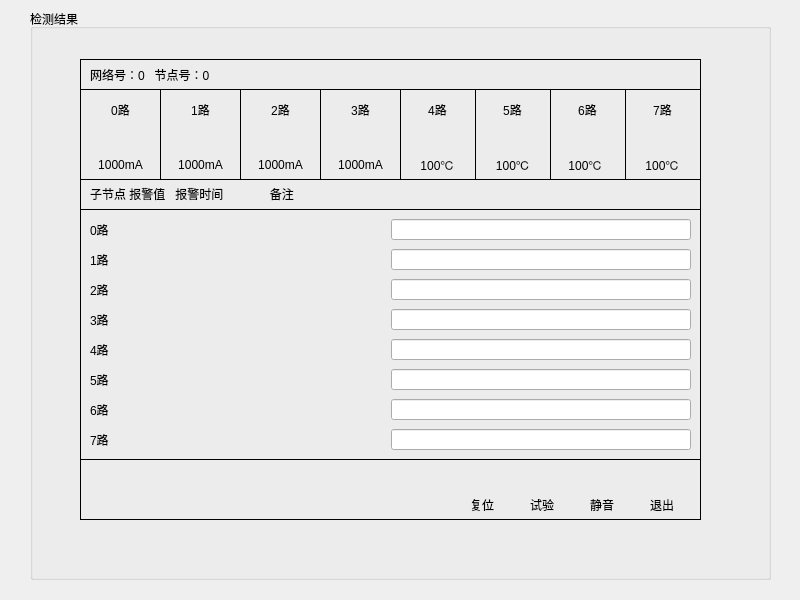
<?xml version="1.0" encoding="UTF-8"?>
<ui version="4.0">
 <class>NodeStatus</class>
 <widget class="QWidget" name="NodeStatus">
  <property name="geometry">
   <rect>
    <x>0</x>
    <y>0</y>
    <width>800</width>
    <height>600</height>
   </rect>
  </property>
  <property name="windowTitle">
   <string>检测结果</string>
  </property>
  <property name="windowIcon">
   <iconset>
    <normaloff>:/img/images/nodeMode.png</normaloff>:/img/images/nodeMode.png</iconset>
  </property>
  <property name="styleSheet">
   <string notr="true">font: 12pt &quot;Sans Serif&quot;;</string>
  </property>
  <widget class="QGroupBox" name="groupBox">
   <property name="geometry">
    <rect>
     <x>30</x>
     <y>9</y>
     <width>741</width>
     <height>571</height>
    </rect>
   </property>
   <property name="title">
    <string>检测结果</string>
   </property>
   <widget class="QFrame" name="frame_2">
    <property name="geometry">
     <rect>
      <x>50</x>
      <y>50</y>
      <width>621</width>
      <height>31</height>
     </rect>
    </property>
    <property name="frameShape">
     <enum>QFrame::Box</enum>
    </property>
    <property name="frameShadow">
     <enum>QFrame::Plain</enum>
    </property>
    <widget class="QLabel" name="lblThis">
     <property name="geometry">
      <rect>
       <x>10</x>
       <y>1</y>
       <width>601</width>
       <height>30</height>
      </rect>
     </property>
     <property name="text">
      <string>网络号：0   节点号：0  </string>
     </property>
    </widget>
   </widget>
   <widget class="QFrame" name="frame_5">
    <property name="geometry">
     <rect>
      <x>50</x>
      <y>450</y>
      <width>621</width>
      <height>61</height>
     </rect>
    </property>
    <property name="frameShape">
     <enum>QFrame::Box</enum>
    </property>
    <property name="frameShadow">
     <enum>QFrame::Plain</enum>
    </property>
    <widget class="QPushButton" name="btn_close">
     <property name="enabled">
      <bool>true</bool>
     </property>
     <property name="geometry">
      <rect>
       <x>565</x>
       <y>5</y>
       <width>41</width>
       <height>31</height>
      </rect>
     </property>
     <property name="focusPolicy">
      <enum>Qt::NoFocus</enum>
     </property>
     <property name="text">
      <string/>
     </property>
     <property name="icon">
      <iconset resource="../../img.qrc">
       <normaloff>:/img/images/btn1.png</normaloff>:/img/images/btn1.png</iconset>
     </property>
     <property name="iconSize">
      <size>
       <width>32</width>
       <height>32</height>
      </size>
     </property>
     <property name="autoDefault">
      <bool>false</bool>
     </property>
     <property name="default">
      <bool>false</bool>
     </property>
     <property name="flat">
      <bool>true</bool>
     </property>
    </widget>
    <widget class="QLabel" name="label_12">
     <property name="geometry">
      <rect>
       <x>450</x>
       <y>35</y>
       <width>31</width>
       <height>21</height>
      </rect>
     </property>
     <property name="text">
      <string>试验</string>
     </property>
    </widget>
    <widget class="QLabel" name="label_10">
     <property name="geometry">
      <rect>
       <x>390</x>
       <y>35</y>
       <width>31</width>
       <height>21</height>
      </rect>
     </property>
     <property name="text">
      <string>复位</string>
     </property>
    </widget>
    <widget class="QLabel" name="label_13">
     <property name="geometry">
      <rect>
       <x>570</x>
       <y>35</y>
       <width>31</width>
       <height>21</height>
      </rect>
     </property>
     <property name="text">
      <string>退出</string>
     </property>
    </widget>
    <widget class="QPushButton" name="btn_try">
     <property name="enabled">
      <bool>true</bool>
     </property>
     <property name="geometry">
      <rect>
       <x>445</x>
       <y>5</y>
       <width>41</width>
       <height>31</height>
      </rect>
     </property>
     <property name="focusPolicy">
      <enum>Qt::NoFocus</enum>
     </property>
     <property name="text">
      <string/>
     </property>
     <property name="icon">
      <iconset resource="../../img.qrc">
       <normaloff>:/img/images/btn1.png</normaloff>:/img/images/btn1.png</iconset>
     </property>
     <property name="iconSize">
      <size>
       <width>32</width>
       <height>32</height>
      </size>
     </property>
     <property name="autoDefault">
      <bool>false</bool>
     </property>
     <property name="default">
      <bool>false</bool>
     </property>
     <property name="flat">
      <bool>true</bool>
     </property>
    </widget>
    <widget class="QPushButton" name="btn_reset">
     <property name="enabled">
      <bool>true</bool>
     </property>
     <property name="geometry">
      <rect>
       <x>385</x>
       <y>5</y>
       <width>41</width>
       <height>31</height>
      </rect>
     </property>
     <property name="focusPolicy">
      <enum>Qt::NoFocus</enum>
     </property>
     <property name="text">
      <string/>
     </property>
     <property name="icon">
      <iconset resource="../../img.qrc">
       <normaloff>:/img/images/btn1.png</normaloff>:/img/images/btn1.png</iconset>
     </property>
     <property name="iconSize">
      <size>
       <width>32</width>
       <height>32</height>
      </size>
     </property>
     <property name="autoDefault">
      <bool>false</bool>
     </property>
     <property name="default">
      <bool>false</bool>
     </property>
     <property name="flat">
      <bool>true</bool>
     </property>
    </widget>
    <widget class="QLabel" name="label_16">
     <property name="geometry">
      <rect>
       <x>510</x>
       <y>35</y>
       <width>31</width>
       <height>21</height>
      </rect>
     </property>
     <property name="text">
      <string>静音</string>
     </property>
    </widget>
    <widget class="QPushButton" name="btn_no_wo">
     <property name="enabled">
      <bool>true</bool>
     </property>
     <property name="geometry">
      <rect>
       <x>506</x>
       <y>5</y>
       <width>41</width>
       <height>31</height>
      </rect>
     </property>
     <property name="focusPolicy">
      <enum>Qt::NoFocus</enum>
     </property>
     <property name="text">
      <string/>
     </property>
     <property name="icon">
      <iconset resource="../../img.qrc">
       <normaloff>:/img/images/btn1.png</normaloff>:/img/images/btn1.png</iconset>
     </property>
     <property name="iconSize">
      <size>
       <width>32</width>
       <height>32</height>
      </size>
     </property>
     <property name="autoDefault">
      <bool>false</bool>
     </property>
     <property name="default">
      <bool>false</bool>
     </property>
     <property name="flat">
      <bool>true</bool>
     </property>
    </widget>
   </widget>
   <widget class="QFrame" name="frame">
    <property name="geometry">
     <rect>
      <x>50</x>
      <y>170</y>
      <width>621</width>
      <height>281</height>
     </rect>
    </property>
    <property name="autoFillBackground">
     <bool>false</bool>
    </property>
    <property name="frameShape">
     <enum>QFrame::Box</enum>
    </property>
    <property name="frameShadow">
     <enum>QFrame::Plain</enum>
    </property>
    <widget class="QLabel" name="lbl0">
     <property name="geometry">
      <rect>
       <x>10</x>
       <y>40</y>
       <width>301</width>
       <height>21</height>
      </rect>
     </property>
     <property name="text">
      <string>0路</string>
     </property>
    </widget>
    <widget class="QLabel" name="lbl3">
     <property name="geometry">
      <rect>
       <x>10</x>
       <y>130</y>
       <width>301</width>
       <height>21</height>
      </rect>
     </property>
     <property name="text">
      <string>3路</string>
     </property>
    </widget>
    <widget class="QLabel" name="lbl6">
     <property name="geometry">
      <rect>
       <x>10</x>
       <y>220</y>
       <width>301</width>
       <height>21</height>
      </rect>
     </property>
     <property name="text">
      <string>6路</string>
     </property>
    </widget>
    <widget class="QLabel" name="lbl2">
     <property name="geometry">
      <rect>
       <x>10</x>
       <y>100</y>
       <width>301</width>
       <height>21</height>
      </rect>
     </property>
     <property name="text">
      <string>2路</string>
     </property>
    </widget>
    <widget class="QLabel" name="lbl7">
     <property name="geometry">
      <rect>
       <x>10</x>
       <y>250</y>
       <width>301</width>
       <height>21</height>
      </rect>
     </property>
     <property name="text">
      <string>7路   </string>
     </property>
    </widget>
    <widget class="QLabel" name="lbl1">
     <property name="geometry">
      <rect>
       <x>10</x>
       <y>70</y>
       <width>301</width>
       <height>21</height>
      </rect>
     </property>
     <property name="text">
      <string>1路</string>
     </property>
    </widget>
    <widget class="QLabel" name="lbl4">
     <property name="geometry">
      <rect>
       <x>10</x>
       <y>160</y>
       <width>301</width>
       <height>21</height>
      </rect>
     </property>
     <property name="text">
      <string>4路</string>
     </property>
    </widget>
    <widget class="QLabel" name="lbl5">
     <property name="geometry">
      <rect>
       <x>10</x>
       <y>190</y>
       <width>301</width>
       <height>21</height>
      </rect>
     </property>
     <property name="text">
      <string>5路</string>
     </property>
    </widget>
    <widget class="QFrame" name="frame_4">
     <property name="geometry">
      <rect>
       <x>0</x>
       <y>0</y>
       <width>621</width>
       <height>31</height>
      </rect>
     </property>
     <property name="frameShape">
      <enum>QFrame::Box</enum>
     </property>
     <property name="frameShadow">
      <enum>QFrame::Plain</enum>
     </property>
     <widget class="QLabel" name="label">
      <property name="geometry">
       <rect>
        <x>10</x>
        <y>0</y>
        <width>601</width>
        <height>30</height>
       </rect>
      </property>
      <property name="text">
       <string>子节点 报警值   报警时间              备注</string>
      </property>
     </widget>
    </widget>
    <widget class="QLineEdit" name="txt0">
     <property name="geometry">
      <rect>
       <x>311</x>
       <y>40</y>
       <width>300</width>
       <height>21</height>
      </rect>
     </property>
     <property name="echoMode">
      <enum>QLineEdit::Normal</enum>
     </property>
    </widget>
    <widget class="QLineEdit" name="txt1">
     <property name="geometry">
      <rect>
       <x>311</x>
       <y>70</y>
       <width>300</width>
       <height>21</height>
      </rect>
     </property>
     <property name="echoMode">
      <enum>QLineEdit::Normal</enum>
     </property>
    </widget>
    <widget class="QLineEdit" name="txt3">
     <property name="geometry">
      <rect>
       <x>311</x>
       <y>130</y>
       <width>300</width>
       <height>21</height>
      </rect>
     </property>
     <property name="echoMode">
      <enum>QLineEdit::Normal</enum>
     </property>
    </widget>
    <widget class="QLineEdit" name="txt2">
     <property name="geometry">
      <rect>
       <x>311</x>
       <y>100</y>
       <width>300</width>
       <height>21</height>
      </rect>
     </property>
     <property name="echoMode">
      <enum>QLineEdit::Normal</enum>
     </property>
    </widget>
    <widget class="QLineEdit" name="txt5">
     <property name="geometry">
      <rect>
       <x>311</x>
       <y>190</y>
       <width>300</width>
       <height>21</height>
      </rect>
     </property>
     <property name="echoMode">
      <enum>QLineEdit::Normal</enum>
     </property>
    </widget>
    <widget class="QLineEdit" name="txt4">
     <property name="geometry">
      <rect>
       <x>311</x>
       <y>160</y>
       <width>300</width>
       <height>21</height>
      </rect>
     </property>
     <property name="echoMode">
      <enum>QLineEdit::Normal</enum>
     </property>
    </widget>
    <widget class="QLineEdit" name="txt6">
     <property name="geometry">
      <rect>
       <x>311</x>
       <y>220</y>
       <width>300</width>
       <height>21</height>
      </rect>
     </property>
     <property name="echoMode">
      <enum>QLineEdit::Normal</enum>
     </property>
    </widget>
    <widget class="QLineEdit" name="txt7">
     <property name="geometry">
      <rect>
       <x>311</x>
       <y>250</y>
       <width>300</width>
       <height>21</height>
      </rect>
     </property>
     <property name="echoMode">
      <enum>QLineEdit::Normal</enum>
     </property>
    </widget>
   </widget>
   <widget class="QFrame" name="frame_3">
    <property name="geometry">
     <rect>
      <x>50</x>
      <y>80</y>
      <width>621</width>
      <height>91</height>
     </rect>
    </property>
    <property name="frameShape">
     <enum>QFrame::Box</enum>
    </property>
    <property name="frameShadow">
     <enum>QFrame::Plain</enum>
    </property>
    <widget class="QFrame" name="frame_6">
     <property name="geometry">
      <rect>
       <x>0</x>
       <y>0</y>
       <width>81</width>
       <height>91</height>
      </rect>
     </property>
     <property name="frameShape">
      <enum>QFrame::Box</enum>
     </property>
     <property name="frameShadow">
      <enum>QFrame::Plain</enum>
     </property>
     <widget class="QLabel" name="label_14">
      <property name="geometry">
       <rect>
        <x>20</x>
        <y>10</y>
        <width>41</width>
        <height>21</height>
       </rect>
      </property>
      <property name="text">
       <string>0路</string>
      </property>
      <property name="alignment">
       <set>Qt::AlignCenter</set>
      </property>
     </widget>
     <widget class="QLabel" name="lblstat0">
      <property name="geometry">
       <rect>
        <x>30</x>
        <y>40</y>
        <width>21</width>
        <height>21</height>
       </rect>
      </property>
      <property name="text">
       <string/>
      </property>
      <property name="pixmap">
       <pixmap resource="../../img.qrc">:/img/images/warn1.png</pixmap>
      </property>
     </widget>
     <widget class="QLabel" name="lblVal0">
      <property name="geometry">
       <rect>
        <x>0</x>
        <y>60</y>
        <width>81</width>
        <height>31</height>
       </rect>
      </property>
      <property name="text">
       <string>1000mA</string>
      </property>
      <property name="textFormat">
       <enum>Qt::AutoText</enum>
      </property>
      <property name="alignment">
       <set>Qt::AlignCenter</set>
      </property>
     </widget>
    </widget>
    <widget class="QFrame" name="frame_7">
     <property name="geometry">
      <rect>
       <x>80</x>
       <y>0</y>
       <width>81</width>
       <height>91</height>
      </rect>
     </property>
     <property name="frameShape">
      <enum>QFrame::Box</enum>
     </property>
     <property name="frameShadow">
      <enum>QFrame::Plain</enum>
     </property>
     <widget class="QLabel" name="lblVal1">
      <property name="geometry">
       <rect>
        <x>0</x>
        <y>60</y>
        <width>81</width>
        <height>31</height>
       </rect>
      </property>
      <property name="text">
       <string>1000mA</string>
      </property>
      <property name="alignment">
       <set>Qt::AlignCenter</set>
      </property>
     </widget>
     <widget class="QLabel" name="label_23">
      <property name="geometry">
       <rect>
        <x>20</x>
        <y>10</y>
        <width>41</width>
        <height>21</height>
       </rect>
      </property>
      <property name="text">
       <string>1路</string>
      </property>
      <property name="alignment">
       <set>Qt::AlignCenter</set>
      </property>
     </widget>
     <widget class="QLabel" name="lblstat1">
      <property name="geometry">
       <rect>
        <x>30</x>
        <y>40</y>
        <width>21</width>
        <height>21</height>
       </rect>
      </property>
      <property name="text">
       <string/>
      </property>
      <property name="pixmap">
       <pixmap resource="../../img.qrc">:/img/images/unable.png</pixmap>
      </property>
     </widget>
    </widget>
    <widget class="QFrame" name="frame_8">
     <property name="geometry">
      <rect>
       <x>160</x>
       <y>0</y>
       <width>81</width>
       <height>91</height>
      </rect>
     </property>
     <property name="frameShape">
      <enum>QFrame::Box</enum>
     </property>
     <property name="frameShadow">
      <enum>QFrame::Plain</enum>
     </property>
     <widget class="QLabel" name="lblstat2">
      <property name="geometry">
       <rect>
        <x>30</x>
        <y>40</y>
        <width>21</width>
        <height>21</height>
       </rect>
      </property>
      <property name="text">
       <string/>
      </property>
      <property name="pixmap">
       <pixmap resource="../../img.qrc">:/img/images/warn1.png</pixmap>
      </property>
     </widget>
     <widget class="QLabel" name="label_24">
      <property name="geometry">
       <rect>
        <x>20</x>
        <y>10</y>
        <width>41</width>
        <height>21</height>
       </rect>
      </property>
      <property name="text">
       <string>2路</string>
      </property>
      <property name="alignment">
       <set>Qt::AlignCenter</set>
      </property>
     </widget>
     <widget class="QLabel" name="lblVal2">
      <property name="geometry">
       <rect>
        <x>0</x>
        <y>60</y>
        <width>81</width>
        <height>31</height>
       </rect>
      </property>
      <property name="text">
       <string>1000mA</string>
      </property>
      <property name="alignment">
       <set>Qt::AlignCenter</set>
      </property>
     </widget>
    </widget>
    <widget class="QFrame" name="frame_9">
     <property name="geometry">
      <rect>
       <x>240</x>
       <y>0</y>
       <width>81</width>
       <height>91</height>
      </rect>
     </property>
     <property name="frameShape">
      <enum>QFrame::Box</enum>
     </property>
     <property name="frameShadow">
      <enum>QFrame::Plain</enum>
     </property>
     <widget class="QFrame" name="frame_10">
      <property name="geometry">
       <rect>
        <x>60</x>
        <y>90</y>
        <width>81</width>
        <height>91</height>
       </rect>
      </property>
      <property name="frameShape">
       <enum>QFrame::Box</enum>
      </property>
      <property name="frameShadow">
       <enum>QFrame::Plain</enum>
      </property>
     </widget>
     <widget class="QLabel" name="lblstat3">
      <property name="geometry">
       <rect>
        <x>30</x>
        <y>40</y>
        <width>21</width>
        <height>21</height>
       </rect>
      </property>
      <property name="text">
       <string/>
      </property>
      <property name="pixmap">
       <pixmap resource="../../img.qrc">:/img/images/warn1.png</pixmap>
      </property>
     </widget>
     <widget class="QLabel" name="label_15">
      <property name="geometry">
       <rect>
        <x>20</x>
        <y>10</y>
        <width>41</width>
        <height>21</height>
       </rect>
      </property>
      <property name="text">
       <string>3路</string>
      </property>
      <property name="alignment">
       <set>Qt::AlignCenter</set>
      </property>
     </widget>
     <widget class="QLabel" name="lblVal3">
      <property name="geometry">
       <rect>
        <x>0</x>
        <y>60</y>
        <width>81</width>
        <height>31</height>
       </rect>
      </property>
      <property name="text">
       <string>1000mA</string>
      </property>
      <property name="alignment">
       <set>Qt::AlignCenter</set>
      </property>
     </widget>
    </widget>
    <widget class="QFrame" name="frame_14">
     <property name="geometry">
      <rect>
       <x>320</x>
       <y>0</y>
       <width>76</width>
       <height>91</height>
      </rect>
     </property>
     <property name="frameShape">
      <enum>QFrame::Box</enum>
     </property>
     <property name="frameShadow">
      <enum>QFrame::Plain</enum>
     </property>
     <widget class="QLabel" name="label_18">
      <property name="geometry">
       <rect>
        <x>22</x>
        <y>10</y>
        <width>31</width>
        <height>21</height>
       </rect>
      </property>
      <property name="text">
       <string>4路</string>
      </property>
      <property name="alignment">
       <set>Qt::AlignCenter</set>
      </property>
     </widget>
     <widget class="QLabel" name="lblstat4">
      <property name="geometry">
       <rect>
        <x>28</x>
        <y>40</y>
        <width>21</width>
        <height>21</height>
       </rect>
      </property>
      <property name="text">
       <string/>
      </property>
      <property name="pixmap">
       <pixmap resource="../../img.qrc">:/img/images/warn1.png</pixmap>
      </property>
      <property name="alignment">
       <set>Qt::AlignCenter</set>
      </property>
     </widget>
     <widget class="QLabel" name="lblVal4">
      <property name="geometry">
       <rect>
        <x>0</x>
        <y>60</y>
        <width>75</width>
        <height>31</height>
       </rect>
      </property>
      <property name="text">
       <string>100℃</string>
      </property>
      <property name="alignment">
       <set>Qt::AlignCenter</set>
      </property>
     </widget>
    </widget>
    <widget class="QFrame" name="frame_11">
     <property name="geometry">
      <rect>
       <x>395</x>
       <y>0</y>
       <width>76</width>
       <height>91</height>
      </rect>
     </property>
     <property name="frameShape">
      <enum>QFrame::Box</enum>
     </property>
     <property name="frameShadow">
      <enum>QFrame::Plain</enum>
     </property>
     <widget class="QLabel" name="label_19">
      <property name="geometry">
       <rect>
        <x>22</x>
        <y>10</y>
        <width>31</width>
        <height>21</height>
       </rect>
      </property>
      <property name="text">
       <string>5路</string>
      </property>
      <property name="alignment">
       <set>Qt::AlignCenter</set>
      </property>
     </widget>
     <widget class="QLabel" name="lblstat5">
      <property name="geometry">
       <rect>
        <x>28</x>
        <y>40</y>
        <width>21</width>
        <height>21</height>
       </rect>
      </property>
      <property name="text">
       <string/>
      </property>
      <property name="pixmap">
       <pixmap resource="../../img.qrc">:/img/images/normal1.png</pixmap>
      </property>
      <property name="alignment">
       <set>Qt::AlignCenter</set>
      </property>
     </widget>
     <widget class="QLabel" name="lblVal5">
      <property name="geometry">
       <rect>
        <x>0</x>
        <y>60</y>
        <width>76</width>
        <height>31</height>
       </rect>
      </property>
      <property name="text">
       <string>100℃</string>
      </property>
      <property name="alignment">
       <set>Qt::AlignCenter</set>
      </property>
     </widget>
    </widget>
    <widget class="QFrame" name="frame_13">
     <property name="geometry">
      <rect>
       <x>470</x>
       <y>0</y>
       <width>76</width>
       <height>91</height>
      </rect>
     </property>
     <property name="frameShape">
      <enum>QFrame::Box</enum>
     </property>
     <property name="frameShadow">
      <enum>QFrame::Plain</enum>
     </property>
     <widget class="QLabel" name="label_20">
      <property name="geometry">
       <rect>
        <x>22</x>
        <y>10</y>
        <width>31</width>
        <height>21</height>
       </rect>
      </property>
      <property name="text">
       <string>6路</string>
      </property>
      <property name="alignment">
       <set>Qt::AlignCenter</set>
      </property>
     </widget>
     <widget class="QLabel" name="lblstat6">
      <property name="geometry">
       <rect>
        <x>28</x>
        <y>40</y>
        <width>21</width>
        <height>21</height>
       </rect>
      </property>
      <property name="text">
       <string/>
      </property>
      <property name="pixmap">
       <pixmap resource="../../img.qrc">:/img/images/warn1.png</pixmap>
      </property>
      <property name="alignment">
       <set>Qt::AlignCenter</set>
      </property>
     </widget>
     <widget class="QLabel" name="lblVal6">
      <property name="geometry">
       <rect>
        <x>0</x>
        <y>60</y>
        <width>71</width>
        <height>31</height>
       </rect>
      </property>
      <property name="text">
       <string>100℃</string>
      </property>
      <property name="alignment">
       <set>Qt::AlignCenter</set>
      </property>
     </widget>
    </widget>
    <widget class="QFrame" name="frame_15">
     <property name="geometry">
      <rect>
       <x>545</x>
       <y>0</y>
       <width>76</width>
       <height>91</height>
      </rect>
     </property>
     <property name="frameShape">
      <enum>QFrame::Box</enum>
     </property>
     <property name="frameShadow">
      <enum>QFrame::Plain</enum>
     </property>
     <widget class="QLabel" name="label_21">
      <property name="geometry">
       <rect>
        <x>22</x>
        <y>10</y>
        <width>31</width>
        <height>21</height>
       </rect>
      </property>
      <property name="text">
       <string>7路</string>
      </property>
      <property name="alignment">
       <set>Qt::AlignCenter</set>
      </property>
     </widget>
     <widget class="QLabel" name="lblstat7">
      <property name="geometry">
       <rect>
        <x>28</x>
        <y>40</y>
        <width>21</width>
        <height>21</height>
       </rect>
      </property>
      <property name="text">
       <string/>
      </property>
      <property name="pixmap">
       <pixmap resource="../../img.qrc">:/img/images/warn1.png</pixmap>
      </property>
      <property name="alignment">
       <set>Qt::AlignCenter</set>
      </property>
     </widget>
     <widget class="QLabel" name="lblVal7">
      <property name="geometry">
       <rect>
        <x>0</x>
        <y>60</y>
        <width>75</width>
        <height>31</height>
       </rect>
      </property>
      <property name="text">
       <string>100℃</string>
      </property>
      <property name="alignment">
       <set>Qt::AlignCenter</set>
      </property>
     </widget>
    </widget>
   </widget>
  </widget>
 </widget>
 <resources>
  <include location="../../img.qrc"/>
 </resources>
 <connections/>
</ui>
